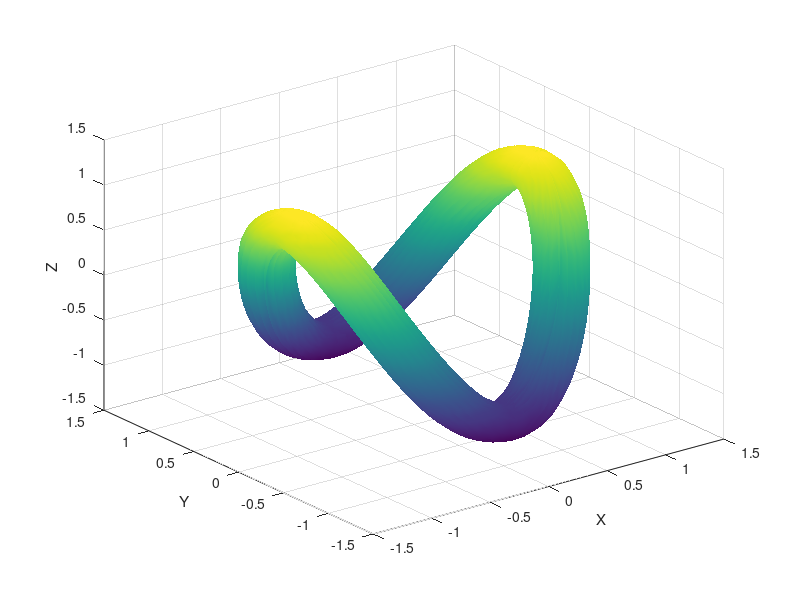

This chart was generated by the following MATLAB code:
% Define the curve parameter equation
t = linspace(0, 2*pi, 100);
x = cos(t);
y = sin(t);
z = cos(2*t);

% Generate curve points and tangent vectors
diff_x = diff(x)./diff(t);
diff_y = diff(y)./diff(t);
diff_z = diff(z)./diff(t);
t = t(1:end-1);

% Generate vertices and triangle indices for the scan surface
vertices = [];
triangles = [];
for i = 1:length(t)
    % Calculate the center position and normal vector of the sphere
    center = [x(i), y(i), z(i)];
    normal = [diff_x(i), diff_y(i), diff_z(i)];
    normal = normal/norm(normal);
    % Generate vertices and normal vectors for the sphere
    [t_sphere, phi] = meshgrid(linspace(0, 2*pi, 20), linspace(0, pi, 10));
    x_sphere = 0.2*sin(phi).*cos(t_sphere);
    y_sphere = 0.2*sin(phi).*sin(t_sphere);
    z_sphere = 0.2*cos(phi);
    sphere_points = [x_sphere(:), y_sphere(:), z_sphere(:)];
    sphere_normals = sphere_points - center;
    sphere_normals = sphere_normals./vecnorm(sphere_normals, 2, 2);
    % Add vertices to the vertex list
    vertices = [vertices; sphere_points + center];
    % Generate triangle indices
    if i > 1
        curr_idx = 200*(i-1);
        prev_idx = 200*(i-2);
        for j = 1:200
            a = prev_idx + j;
            b = prev_idx + mod(j, 200) + 1;
            c = curr_idx + j;
            d = curr_idx + mod(j, 200) + 1;
            triangles = [triangles; [a, b, c]; [b, d, c]];
        end
    end
end

% Visualize the scan surface
trisurf(triangles, vertices(:,1), vertices(:,2), vertices(:,3));
shading interp;
xlabel('X');
ylabel('Y');
zlabel('Z');